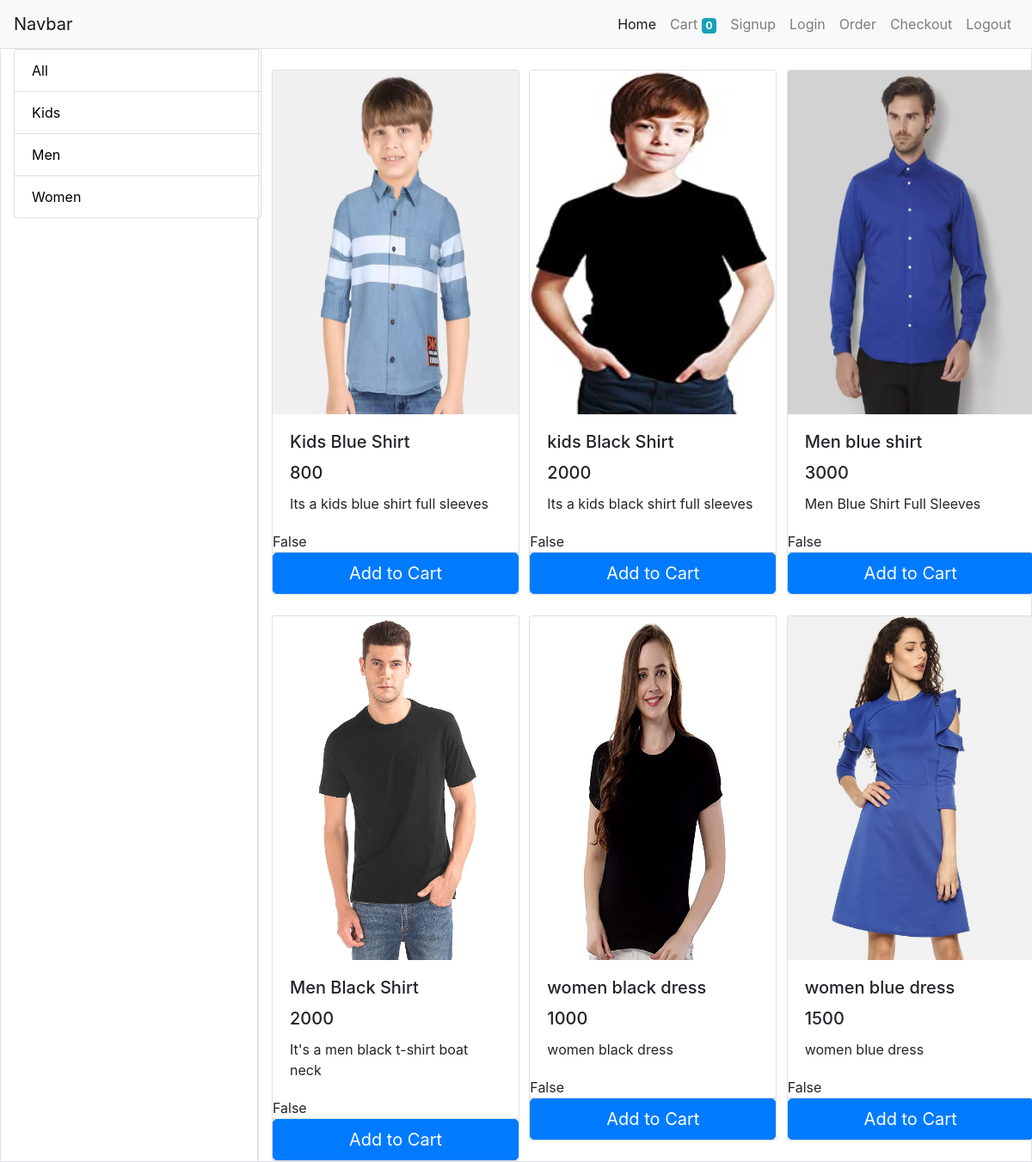
The page / on the database its author committed.
### app/models/category.py (models this page shows, shortened)
class Category(models.Model):
    name = models.CharField(max_length=50)

### app/models/products_images.py (models this page shows)
class Product_images(models.Model):
    product=models.ForeignKey(Products,on_delete=models.CASCADE,related_name='product_image')
    image =models.ImageField(upload_to = "upload/pictures/")

### app/models/products.py (models this page shows, shortened)
class Products(models.Model):
    name = models.CharField(max_length=50)
    category =  models.ForeignKey(Category, on_delete=models.CASCADE)
    description =models.CharField(max_length=100)
    price =models.IntegerField()

### app/views/index.py (the view, shortened to what this page needs)
# urls.py: path('',Index.as_view(), name='index'),
class Index(View):
    def get(self, request):
        products = Products.objects.all()
        categories = Category.objects.all()
        category_id = request.GET.get('category')
        if Category.objects.filter(id = category_id):
            products = Products.objects.filter(category = category_id)
        else:
            products = Products.objects.all()
            for p in products:
                for pm in p.product_image.all():
                    print(pm.image)
        cart = request.session.get('cart')
        if not cart:
            request.session['cart'] = {}
        return render(request , 'index.html',{'products':products,'categories':categories})

### app/templatetags/filter_tags.py (called while the page is built)
@register.filter(name="is_in_cart")
def is_in_cart(product, cart):
    keys = cart.keys()
    for key in keys:
        if product.id == (int(key)):
            return True
    return False

### app/templates/index.html (shortened to what this page needs)
{% extends 'base.html' %}
{% load filter_tags %}
    {% block mainbody %}
    <div class="container-fluid">
        <div class="row">
            <div class="col-3 border">
                <div class="card" style="width: 18rem;">
                    <ul class="list-group list-group-flush">
                        <li class="list-group-item"><a href="/" style="color: black;">All</a></li>
                        {% for category in categories %}
                        <li class="list-group-item"><a href="/?category={{category.id}}" style="color: black;">{{category.name}}</a></li>
                        {% endfor %}
                    </ul>
                </div>
            </div>
            <div class="col-lg-9 border">
                <div class="row">
                    {% for product in products %}
                    <div class="col-4">
                        <div class="card mt-4" style="width: 18rem;">
                            {%for pm in product.product_image.all%}
                            <img class="card-img-top" src="{{pm.image.url}}" height="400px">
                            {%endfor%}
                            <div class="card-body">
                                <h5 class="card-title">{{product.name}}</h5>
                                <h5 class="card-title">{{product.price}}</h5>
                                <p class="card-text">{{product.description}}</p>
                            </div>
                            {{product|is_in_cart:request.session.cart}}
                            <div class="card-footer p-0 m-0">
                                {% if product|is_in_cart:request.session.cart %}
                                <div class="row no-gutters">
                                <form action=" " method="POST" class="col-2">
                                    {% csrf_token %}
                                    <input type="hidden" name="product_remove" value="remove" >
                                    <input type="number" name="product_id" value="{{product.id}}" hidden>
                                    <button href="#" class="btn btn-primary btn-block btn-lg"> - </button>
                                </form>
                                <div class="col-8">
                                    <h1>{{product|cart_quantity:request.session.cart}}in cart</h1>
                                </div>
                                <form action=" " method="POST" class="col-2">
                                    {% csrf_token %}
                                    <input type="number" name="product_id" value="{{product.id}}" hidden>
                                    <button href="#" class="btn btn-primary btn-block btn-lg"> + </button>
                                </form>
                                </div>
                                {% else %}
                                <form action=" " method="POST">
                                    <button href="#" class="btn btn-primary btn-block btn-lg">Add to Cart</button>
                                </form>
                                {% endif %}
                            </div>
                        </div>
                    </div>
                    {% endfor %}
                </div>
            </div>
        </div>
    </div>
    {% endblock %}

### rows shown on the page
Category: name "Kids"
Category: name "Men"
Category: name "Women"
Products: name "Kids Blue Shirt", price "800", description "Its a kids blue shirt full sleeves", session "False"
Product_images: image (picture)
Products: name "kids Black Shirt", price "2000", description "Its a kids black shirt full sleeves", session "False"
Product_images: image (picture)
Products: name "Men blue shirt", price "3000", description "Men Blue Shirt Full Sleeves", session "False"
Product_images: image (picture)
Products: name "Men Black Shirt", price "2000", description "It's a men black t-shirt boat neck", session "False"
Product_images: image (picture)
Products: name "women black dress", price "1000", description "women black dress", session "False"
Product_images: image (picture)
Products: name "women blue dress", price "1500", description "women blue dress", session "False"
Product_images: image (picture)

### other values the page prints
{{ request.session.cart|length }} "0"
